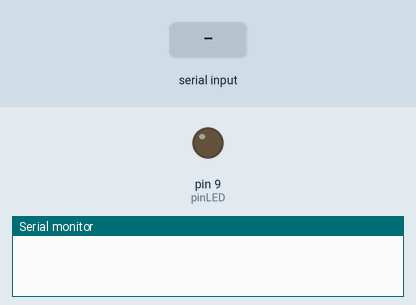
This sketch was run on a simulated Arduino Uno, built with avr-gcc and run on an emulated ATmega328P. On the bench: output pins drawn as LEDs (lit = HIGH), the last lines printed to the serial monitor. Inputs (shaded band) come from the test bench.

Above: at 1.2 s.
1.3 s: "1" received over Serial
At 2.1 s:
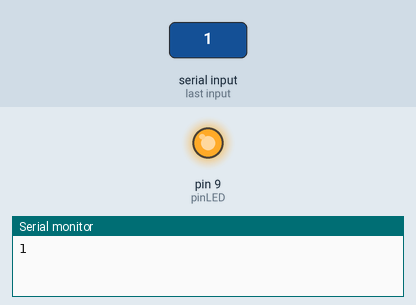
2.8 s: "0" received over Serial
At 3.3 s:
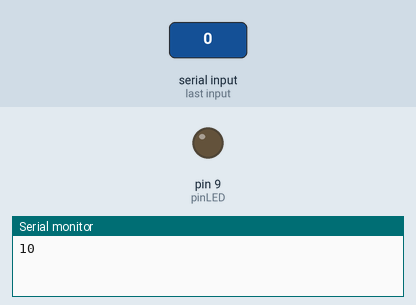
Timing chart, 0 to 5.8 s (numbered marks = the images above; inputs shaded):
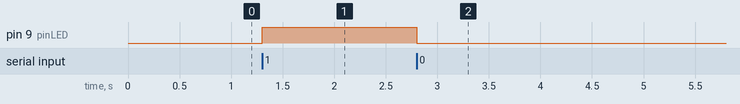

The sketch:

py_serial.ino
```cpp
char serialData;
int pinLED = 9;

void setup() {
  pinMode(pinLED, OUTPUT);
  Serial.begin(9600);
}

void loop() {
  if(Serial.available() > 0){
    serialData = Serial.read();
    Serial.print(serialData);

    if(serialData == '1'){
      digitalWrite(pinLED, HIGH);
    } else if(serialData == '0'){
      digitalWrite(pinLED, LOW);
    }
  }
}
```

Measured:
- after the input at 1.3 s, pin 9 (pinLED): LOW → HIGH at once
- after the input at 2.8 s, pin 9 (pinLED): HIGH → LOW at once
